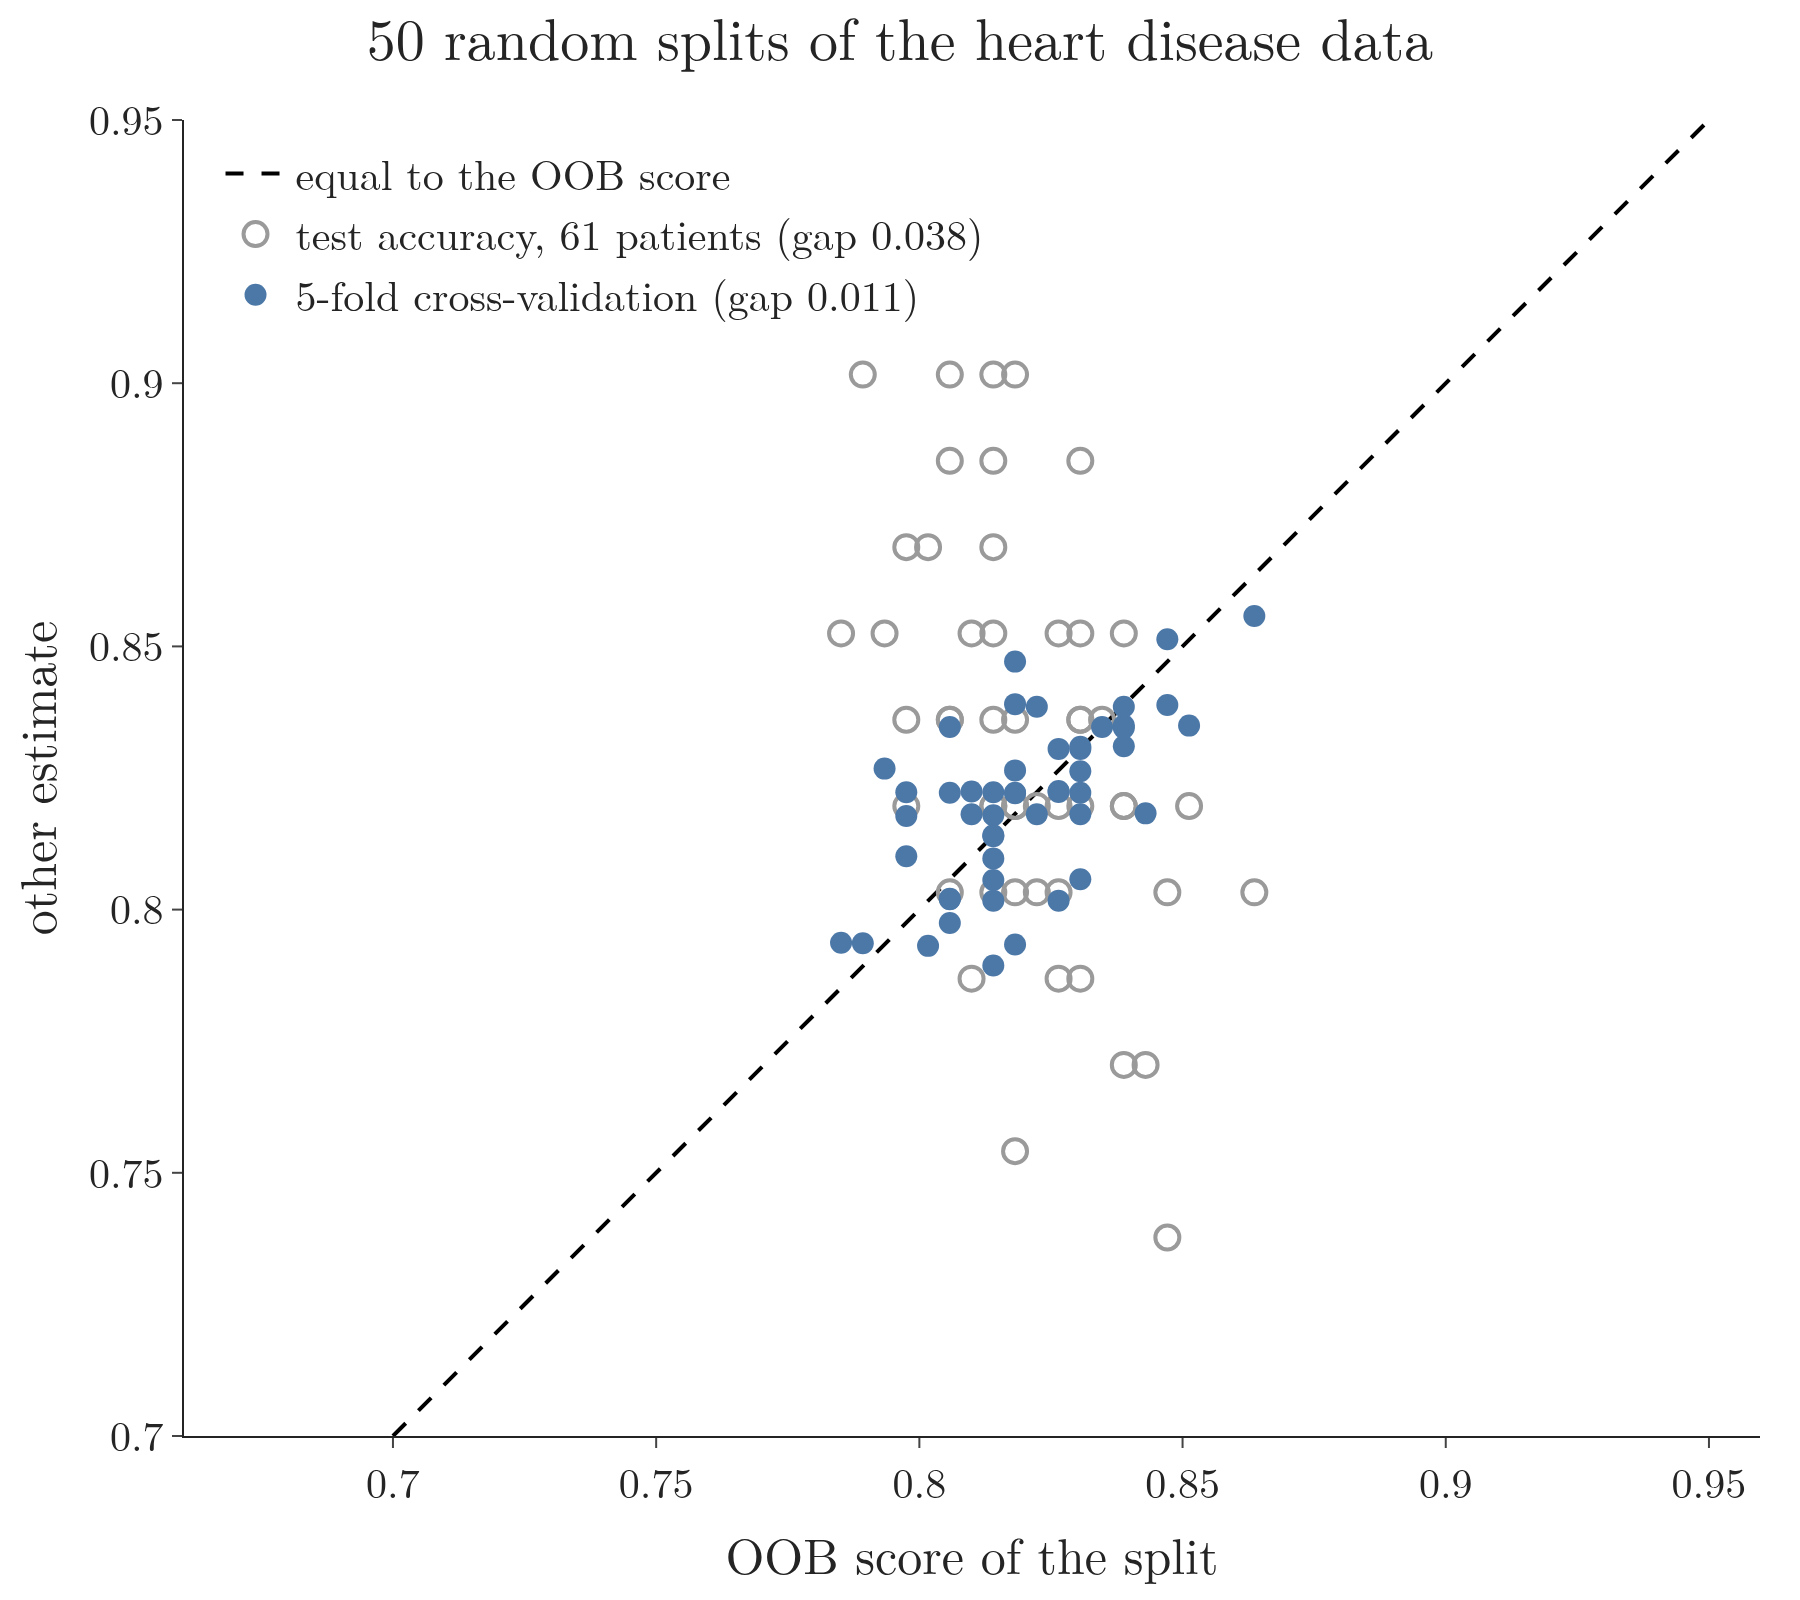

Source code (Python):
"""Section 4: the notebook's 50 random splits of the heart disease data (500 trees each). For every split, the OOB
score (x) against the 5-fold cross-validation score (blue) and against the 61-patient test accuracy (grey).
Blue points hug the diagonal (OOB = CV); grey points scatter (the small test set is the noisy estimate).
Heavy (300 forests of 500 trees): run on topgro with tools/remote_run.sh ML/08-trees-and-ensembles/ML-107-oob-score "cd images && python oob_vs_cv.py"
Run: python oob_vs_cv.py  -> oob_vs_cv.png (Plotly)"""
from pathlib import Path

import numpy as np
import pandas as pd
import plotly.graph_objects as go
from sklearn.ensemble import RandomForestClassifier
from sklearn.model_selection import cross_val_score, train_test_split

HERE = Path(__file__).parent
df = pd.read_csv(HERE.parent / "data" / "heart.csv")
X, y = df.iloc[:, :-1], df.iloc[:, -1]
results = []
for seed in range(50):                                         # same loop as the notebook
    a, b, c, d = train_test_split(X, y, test_size=0.2, random_state=seed)
    forest = RandomForestClassifier(n_estimators=500, oob_score=True, random_state=seed, n_jobs=-1).fit(a, c)
    cv5 = cross_val_score(RandomForestClassifier(n_estimators=500, random_state=seed, n_jobs=-1), a, c, cv=5).mean()
    results.append((forest.oob_score_, forest.score(b, d), cv5))
oob, test, cv = np.array(results).T
gap_cv, gap_test = np.abs(oob - cv).mean(), np.abs(oob - test).mean()
print("means", oob.mean().round(3), cv.mean().round(3), test.mean().round(3), "gaps", gap_cv.round(3), gap_test.round(3))
assert (round(oob.mean(), 3), round(cv.mean(), 3), round(test.mean(), 3)) == (0.820, 0.820, 0.831)
assert round(gap_cv, 3) == 0.011 and round(gap_test, 3) == 0.038

fig = go.Figure([go.Scatter(x=[0.7, 0.95], y=[0.7, 0.95], mode="lines", line=dict(color="black", dash="dash", width=2),
                            name="equal to the OOB score"),
                 go.Scatter(x=oob, y=test, mode="markers", name=f"test accuracy, 61 patients (gap {gap_test:.3f})",
                            marker=dict(color="#9A9A9A", size=12, symbol="circle-open", line_width=2)),
                 go.Scatter(x=oob, y=cv, mode="markers", name=f"5-fold cross-validation (gap {gap_cv:.3f})",
                            marker=dict(color="#4C78A8", size=11))])
fig.update_xaxes(title="OOB score of the split", range=[0.72, 0.9])
fig.update_yaxes(title="other estimate", range=[0.7, 0.95], scaleanchor="x")
fig.update_layout(template="simple_white", width=900, height=800, font=dict(family="Latin Modern Roman", size=21),
                  title=dict(text="50 random splits of the heart disease data", x=0.5),
                  margin=dict(l=80, r=20, t=60, b=70), legend=dict(x=0.02, y=0.99, bgcolor="rgba(255,255,255,0.8)"))
fig.write_image(HERE / "oob_vs_cv.png", scale=2)
fig.write_image(HERE / "oob_vs_cv.pdf")
